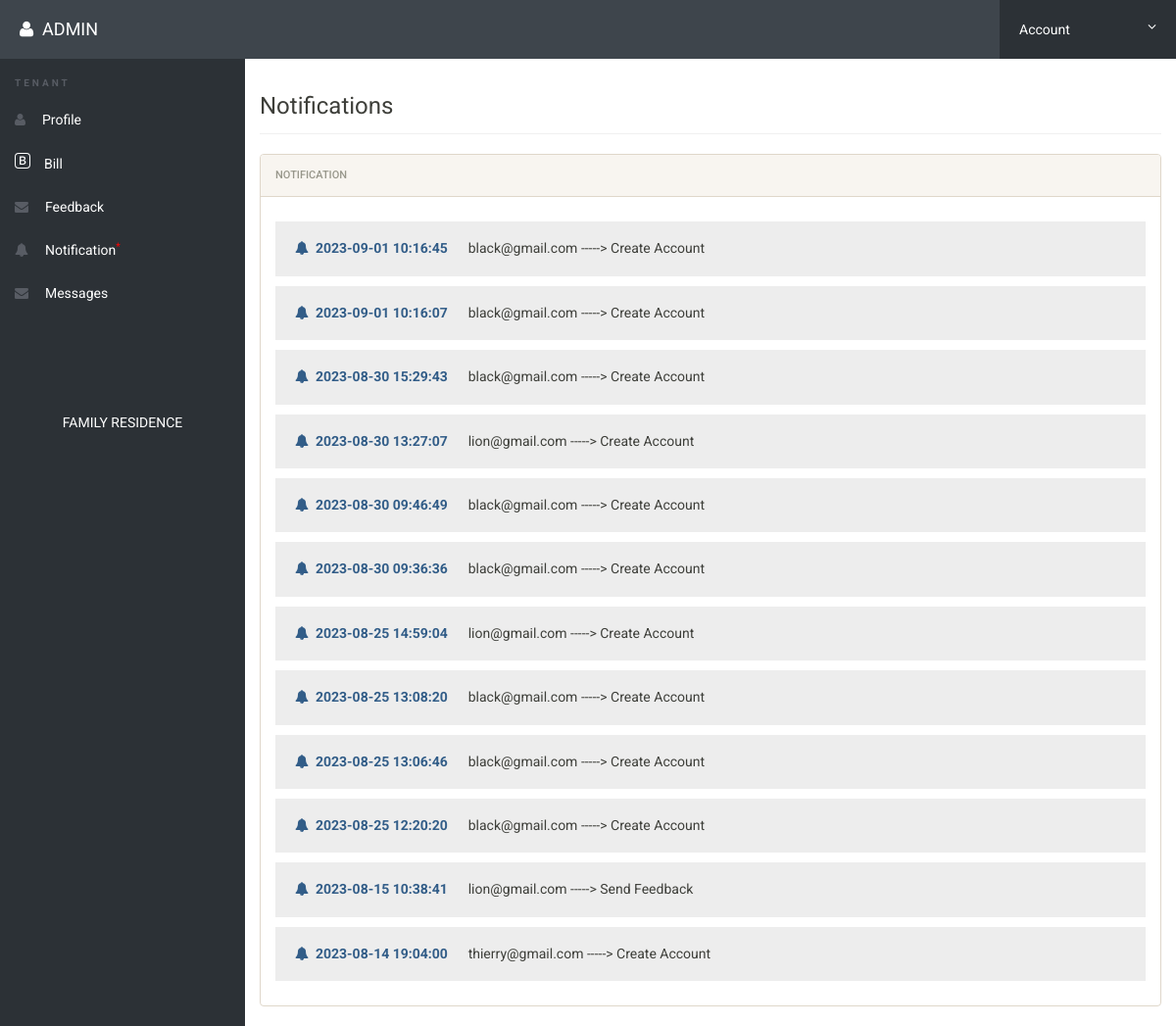
The app's page /notification_tenant.php (signed in) with its own data.
### tables this page shows
CREATE TABLE `notification` (
  `id` int(11) NOT NULL,
  `notiuser` varchar(50) NOT NULL,
  `notireciver` varchar(50) NOT NULL,
  `notitype` varchar(50) NOT NULL,
  `time` timestamp NOT NULL DEFAULT CURRENT_TIMESTAMP
);

### notification_tenant.php (the view, shortened to what this page needs)
<?php
include('includes/config.php');
if(strlen($_SESSION['alogin'])==0)
	{
header('location:index.php');
}
else{
?>
<!doctype html>
<html lang="en" class="no-js">
<head>
	<link rel="stylesheet" href="css/font-awesome.min.css">
	<link rel="stylesheet" href="css/bootstrap.min.css">
	<link rel="stylesheet" href="css/dataTables.bootstrap.min.css">
	<link rel="stylesheet" href="css/bootstrap-social.css">
	<link rel="stylesheet" href="css/bootstrap-select.css">
	<link rel="stylesheet" href="css/fileinput.min.css">
	<link rel="stylesheet" href="css/awesome-bootstrap-checkbox.css">
	<link rel="stylesheet" href="css/style.css">
</head>
<body>
	<?php include('includes/header_tenant.php');?>
	<div class="ts-main-content">
	<?php include('includes/leftbar_tenant.php');?>
		<div class="content-wrapper">
			<div class="container-fluid">
				<div class="row">
					<div class="col-md-12">
						<h3 class="page-title">Notifications</h3>
						<div class="row">
							<div class="col-md-12">
								<div class="panel panel-default">
									<div class="panel-heading">Notification</div>
									   <div class="panel-body">
<?php
$reciver = $_SESSION['alogin'];
$sql = "SELECT * from  notification where notireciver = (:reciver) order by time DESC";
$query = $dbh -> prepare($sql);
$query-> bindParam(':reciver', $reciver, PDO::PARAM_STR);
$query->execute();
$results=$query->fetchAll(PDO::FETCH_OBJ);
$cnt=1;
if($query->rowCount() > 0)
{
foreach($results as $result)
{				?>
        <h5 style="background:#ededed;padding:20px;"><i class="fa fa-bell text-primary"></i>&nbsp;&nbsp;<b class="text-primary"><?php echo htmlentities($result->time);?></b> &nbsp;&nbsp;&nbsp;&nbsp;&nbsp;<?php echo htmlentities($result->notiuser);?> -----> <?php echo htmlentities($result->notitype);?></h5>
                       <?php $cnt=$cnt+1; }} ?>
                                        </div>
                                    </div>
                                </div>
                            </div>
                        </div>
                    </div>
                </div>
            </div>
        </div>
</body>
</html>
<?php } ?>

### css/style.css (style rules this page uses)
html { font-size: 14px; }
@media only screen and (min-width: 480px) { html { font-size: 17px; } }
@media only screen and (min-width: 768px) { html { font-size: 14px; } }
body { font-size: 1em; }
.panel { overflow: hidden; }
.page-title { padding-bottom: 15px; margin-bottom: 20px; border-bottom: 1px solid #f0f0f0; }
.ts-main-content .content-wrapper { padding-top: 15px; margin-top: 60px; }
@media only screen and (min-width: 992px) { .ts-main-content .content-wrapper { margin-left: 250px; } }

### records on screen
notification: time "2023-09-01 10:16:45", notiuser "black@gmail.com", notitype "Create Account"
notification: time "2023-09-01 10:16:07", notiuser "black@gmail.com", notitype "Create Account"
notification: time "2023-08-30 15:29:43", notiuser "black@gmail.com", notitype "Create Account"
notification: time "2023-08-30 13:27:07", notiuser "lion@gmail.com", notitype "Create Account"
notification: time "2023-08-30 09:46:49", notiuser "black@gmail.com", notitype "Create Account"
notification: time "2023-08-30 09:36:36", notiuser "black@gmail.com", notitype "Create Account"
notification: time "2023-08-25 14:59:04", notiuser "lion@gmail.com", notitype "Create Account"
notification: time "2023-08-25 13:08:20", notiuser "black@gmail.com", notitype "Create Account"
notification: time "2023-08-25 13:06:46", notiuser "black@gmail.com", notitype "Create Account"
notification: time "2023-08-25 12:20:20", notiuser "black@gmail.com", notitype "Create Account"
notification: time "2023-08-15 10:38:41", notiuser "lion@gmail.com", notitype "Send Feedback"
notification: time "2023-08-14 19:04:00", notiuser "thierry@gmail.com", notitype "Create Account"

### other values on screen
$_SESSION['alogin'] "ADMIN"
